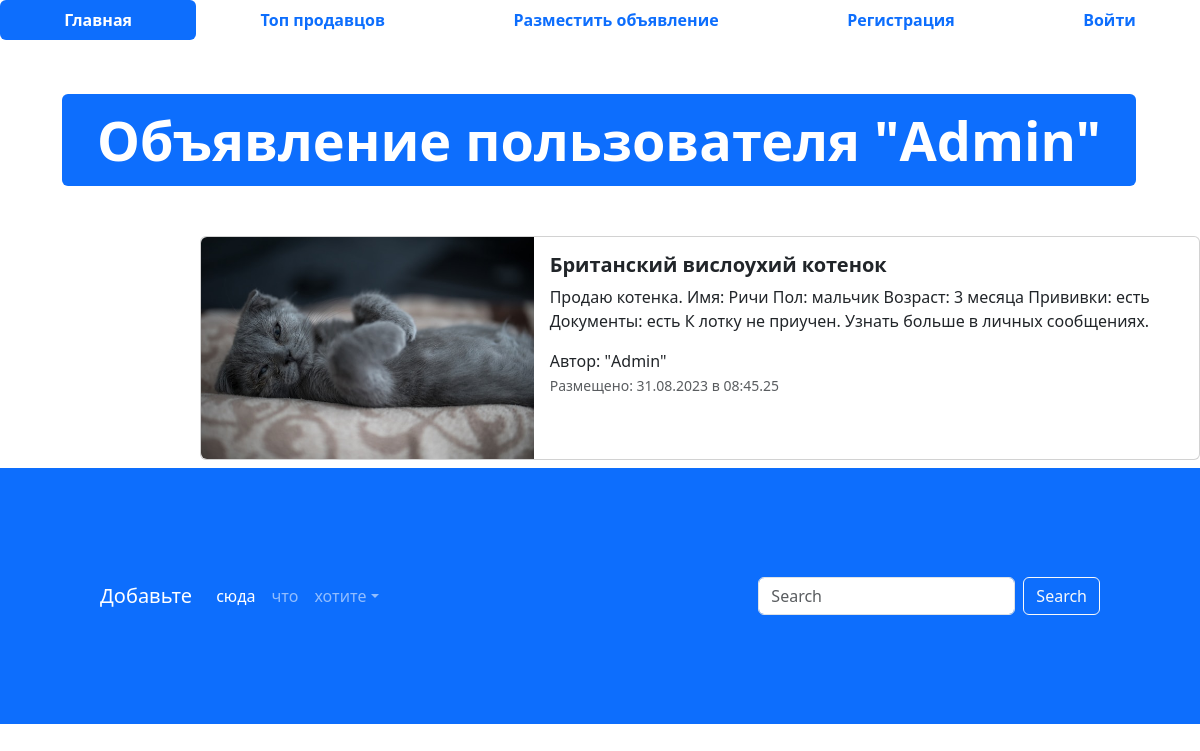
Screenshot of /advertisement/12 with the database file from the repository.
### my_adverts/models.py (models this page shows, shortened)
class Advertisement(models.Model):
    title = models.CharField('Заголовок', max_length=128)
    description = models.TextField('Описание')
    price = models.DecimalField('Цена', max_digits=10, decimal_places=2)
    photo = models.ImageField('Изображение', upload_to='advertisement')
    created_at = models.DateTimeField('Создано', auto_now_add=True)
    updated_at = models.DateTimeField('Обновлено', auto_now=True)
    category = models.SmallIntegerField('Категория')
    location = models.CharField('Локация товара', max_length=225)
    auction = models.BooleanField('Торг', help_text='Отметьте, если торг уместен')
    user = models.ForeignKey(User, verbose_name='Автор', on_delete=models.CASCADE)
    class Meta:
        db_table = 'advertisements'
    @admin.display(description="Дата создания")
    def created_date(self):
        from django.utils import timezone
        if self.created_at == timezone.now().date():
            create_time = self.created_at.strftime('%H:%M.%S')
            return format_html('<span>Сегодня в {}</span>', create_time)
        date = self.created_at.strftime('%d.%m.%Y')
        time = self.created_at.strftime('%H:%M.%S')
        return format_html('<span>{} в {}</span>', date, time)

### my_adverts/views.py (the view)
# urls.py: path('advertisement/<int:pk>', advertisementDetails, name='advertisement_details'),
def advertisementDetails(request, pk):
    advertisement = Advertisement.objects.get(id=pk)
    context = {'advertisement' : advertisement}
    return render(request, 'adverts_app/advertisement.html', context)

### templates/adverts_app/advertisement.html (shortened to what this page needs)
{% extends 'base.html' %}
{% load static %}
{% block content %}
  <div class="container" style="margin: 50px;">
    <div class="display-2">
      <span class="badge bg-primary">Объявление пользователя "{{ advertisement.user }}"</span>
    </div>
  </div>
  <div class="col offset-2">
    <div class="card mb-2" style="max-width: 1200px; margin-top: 20px;">
      <div class="row g-0">
        <div class="col-md-4">
          <a href="#" class="nav-link">
            <img src="{% if advertisement.photo %} {{ advertisement.photo.url }} {% else %} {% static 'img/adv.png' %} {% endif %}" class="img-fluid rounded-start" alt="Card title">
          </a>
        </div>
        <div class="col">
          <div class="card-body">
            <h5 class="card-title">
              <a href="#" class="nav-link"><strong>{{ advertisement.title }}</strong></a>
            </h5>
            <p class="card-text">
              {{ advertisement.description }}
            </p>
            <span>Автор: "{{ advertisement.user }}"</span>
            <p class="card-text"><small class="text-muted">Размещено: {{ advertisement.created_date }}</small></p>
          </div>
        </div>
      </div>
    </div>
  </div>
{% endblock %}

### rows the page displays
Advertisement: user "Admin", photo (picture), title "Британский вислоухий котенок", description "Продаю котенка. Имя: Ричи Пол: мальчик Возраст: 3 месяца Прививки: есть Документы: есть К лотку не приучен. Узнать больше в личных сообщениях.", created_date "31.08.2023 в 08:45.25"
